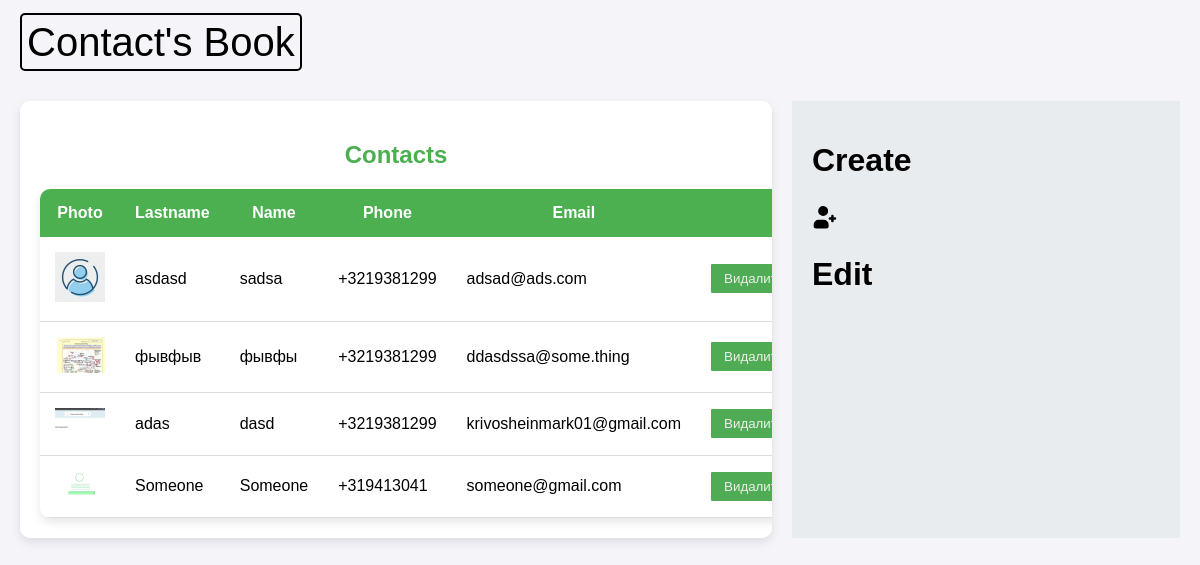
Before: / with the older database file.
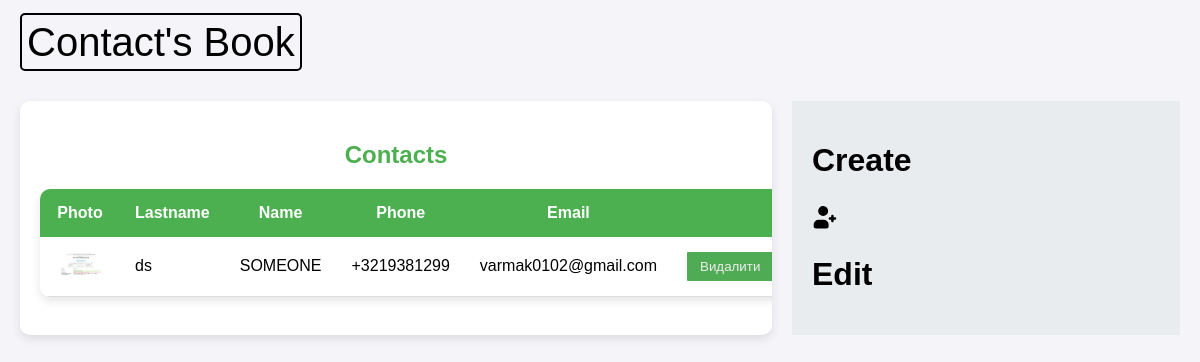
After: the same page with the newer database file.
### training_app/models.py (models this page shows, shortened)
class Contact(models.Model):
    first_name = models.CharField(max_length=50)
    last_name = models.CharField(max_length=50)
    phone = models.CharField(max_length=15)
    email = models.EmailField()
    photo = models.ImageField(upload_to='contacts_photo/', default='img.png', blank=True, null=True)

### training_app/views.py (the view)
# urls.py: path('', views.contact_list, name = "contact_list"),
def contact_list(request):
    if request.method == "POST":
        id = request.POST.get("id")
        print(id)
        if id:
            Contact.objects.filter(id=id).delete()
            return redirect("contact_list")
    contacts = Contact.objects.all()
    return render(request, 'contact_list.html', {'contacts': contacts})

### training_app/templates/contact_list.html (shortened to what this page needs)
{% extends 'base.html' %}
{% load static %}
{% block content %}
<div class="main_container">
    <div class="contacts-table">
        <h2 class="text-center">Contacts</h2>
        <table class="table table-striped">
            <thead>
                <tr>
                    <th scope="col">Photo</th>
                    <th scope="col">Lastname</th>
                    <th scope="col">Name</th>
                    <th scope="col">Phone</th>
                    <th scope="col">Email</th>
                    <th></th>
                </tr>
            </thead>
            <tbody>
                {% for contact in contacts %}
                <a href="{% url 'about_contact' contact.id %}">
                <tr onclick="window.location='{% url 'about_contact' contact.id %}';" style="cursor: pointer;" onmouseover="toggleDetails(this)">
                    <td>
                        <img src="{{ contact.photo.url }}" alt="Contacts_photo" width="50">
                    </td>
                    <td>{{ contact.last_name }}</td>
                    <td>{{ contact.first_name }}</td>
                    <td>{{ contact.phone }}</td>
                    <td>{{ contact.email }}</td>
                    <td>
                        <form method="post" action="{% url 'contact_list' %}">
                        <button class="deleteButton" type="submit">Видалити</button>
                        </form>
                    </td>
                </tr>
                    </a>
                {% endfor %}
            </tbody>
        </table>
    </div>
    <div class="something">
        <span>
        <h1>Create</h1><a class="nav-link active" href="add_contact">
  <svg class="svg-style" xmlns="http://www.w3.org/2000/svg"
     viewBox="0 0 100 100"
     width="30" height="30">
    <use xlink:href="/static/svg/icons.svg#person-plus"></use>
</svg>
            <h1><a class="nav-link" href="edit_contact">Edit</a></h1>
</a>
        </span>
    </div>
</div>
{% endblock %}

### training_app/templates/base.html (shortened to what this page needs)
{% load static %}
<!DOCTYPE html>
<html lang="en">
<head>
    <link rel="stylesheet" href="{% static 'css/style.css' %}">
</head>
<body>
    <nav class="navbar navbar-expand-lg navbar-light bg-light">
        <a class="navbar-brand" href="/">Contact's Book</a>
    </nav>
    <br>
    <br>
    {% block content %}{% endblock %}
</body>
</html>

### training_app/static/css/style.css (style rules this page uses)
body { font-family: Arial, sans-serif; margin: 20px; background-color: #f4f4f9; }
.navbar-brand { text-decoration: none; color: black; font-size: 40px; border: 2px solid black; padding: 5px; border-radius: 5px; }
.navbar-brand:after { color: black; }
.contacts-table { flex: 2; overflow-y: auto; background-color: #ffffff; padding: 20px; border-radius: 10px; box-shadow: 0px 4px 10px rgba(0, 0, 0, 0.1); width: 70%; }
h2 { text-align: center; color: #4CAF50; margin-bottom: 20px; }
table { width: 100%; border-collapse: collapse; margin-top: 10px; background-color: #ffffff; border-radius: 10px; overflow: hidden; box-shadow: 0px 4px 10px rgba(0, 0, 0, 0.1); }
th { background-color: #4CAF50; color: white; padding: 15px; text-align: center; font-size: 16px; }
td { padding: 15px; text-align: left; border-bottom: 1px solid #ddd; }
.main_container { display: flex; justify-content: space-between; gap: 20px; }
.something { width: 30%; background-color: #e9ecef; padding: 20px; }
.deleteButton { color: #eee; padding: 7px 13px; border: none; border-radius: 1px; background: #50ac54; }
.nav-link { text-decoration: none; color: black; }

Changed rows visible on the page:
removed Contact: photo (picture), last_name "asdasd", first_name "sadsa", phone "+3219381299", email "adsad@ads.com"
removed Contact: photo (picture), last_name "фывфыв", first_name "фывфы", phone "+3219381299", email "ddasdssa@some.thing"
removed Contact: photo (picture), last_name "adas", first_name "dasd", phone "+3219381299", email "krivosheinmark01@gmail.com"
removed Contact: photo (picture), last_name "Someone", first_name "Someone", phone "+319413041", email "someone@gmail.com"
added Contact: photo (picture), last_name "ds", first_name "SOMEONE", phone "+3219381299", email "varmak0102@gmail.com"
